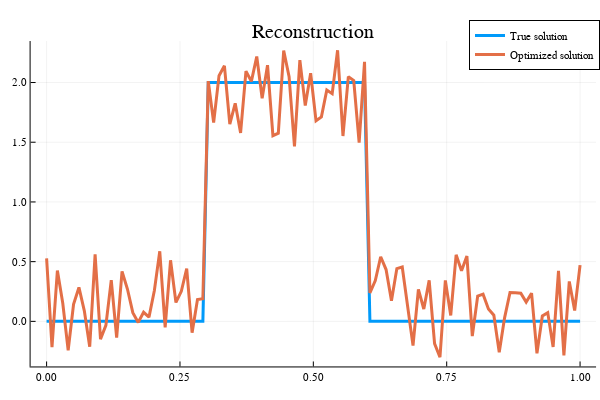

The notebook cell saved with this chart:
### Code cell
#Initialisation
x = ones(n,1);
xbest=x;
i = 0;
fbest =1000000; # $f_{best}^0$
histo_subgradient_simple =[];# Suite des itérés f_{best}^k

lambda=1e-2;

pas=1;
itermax_subgradient_simple=100;

xp=x;
while i < itermax_subgradient_simple
    i = i + 1;
    # Insérer votre code
    gk = subgradf(x,y,H,W,lambda) 
    
    if pas == 1
        xp -= 1e-2*gk
    elseif pas == 2
        xp -= 1/(100i) * gk
    elseif pas == 3
        xp -= 1/(norm(gk)*sqrt(i)) * gk
    end
    
    if evalf(xp,y,H,W,lambda) < fbest
        fbest = evalf(xp,y,H,W,lambda)
        xbest = xp
    end
    # Fin insérer code
    
    # Stockage
    append!( histo_subgradient_simple, fbest)
end
#histo
#Affichage des courbes de convergence
plotly();

iter_subgradient_simple=1:itermax_subgradient_simple;
x=[xt,xbest];

p13 = plot(iter_subgradient_simple,histo_subgradient_simple,title="Convergence curve",label=["f"],lw=3,ann=[(55,60,"Sous-gradient simple")])
p14 = plot(px,x,title="Reconstruction",label=["True solution" "Optimized solution"],lw=3)

### Figure 1 — Plotly figure (JSON) as saved in the notebook; plotly's stock layout.template omitted (floating-point values rounded to 4 significant figures)
{"data": [{"colorbar": {"title": ""}, "legendgroup": "True solution", "line": {"color": "rgba(0, 154, 250, 1.000)", "dash": "solid", "shape": "linear", "width": 3}, "mode": "lines", "name": "True solution", "showlegend": true, "type": "scatter", "x": [0, 0.0101, 0.0202, 0.0303, 0.0404, 0.05051, 0.06061, 0.07071, 0.08081, 0.09091, 0.101, 0.1111, 0.1212, 0.1313, 0.1414, 0.1515, 0.1616, 0.1717, 0.1818, 0.1919, 0.202, 0.2121, 0.2222, 0.2323, 0.2424, 0.2525, 0.2626, 0.2727, 0.2828, 0.2929, 0.303, 0.3131, 0.3232, 0.3333, 0.3434, 0.3535, 0.3636, 0.3737, 0.3838, 0.3939, 0.404, 0.4141, 0.4242, 0.4343, 0.4444, 0.4545, 0.4646, 0.4747, 0.4848, 0.4949, 0.5051, 0.5152, 0.5253, 0.5354, 0.5455, 0.5556, 0.5657, 0.5758, 0.5859, 0.596, 0.6061, 0.6162, 0.6263, 0.6364, 0.6465, 0.6566, 0.6667, 0.6768, 0.6869, 0.697, 0.7071, 0.7172, 0.7273, 0.7374, 0.7475, 0.7576, 0.7677, 0.7778, 0.7879, 0.798, 0.8081, 0.8182, 0.8283, 0.8384, 0.8485, 0.8586, 0.8687, 0.8788, 0.8889, 0.899, 0.9091, 0.9192, 0.9293, 0.9394, 0.9495, 0.9596, 0.9697, 0.9798, 0.9899, 1], "xaxis": "x1", "y": [0, 0, 0, 0, 0, 0, 0, 0, 0, 0, 0, 0, 0, 0, 0, 0, 0, 0, 0, 0, 0, 0, 0, 0, 0, 0, 0, 0, 0, 0, 2, 2, 2, 2, 2, 2, 2, 2, 2, 2, 2, 2, 2, 2, 2, 2, 2, 2, 2, 2, 2, 2, 2, 2, 2, 2, 2, 2, 2, 2, 0, 0, 0, 0, 0, 0, 0, 0, 0, 0, 0, 0, 0, 0, 0, 0, 0, 0, 0, 0, 0, 0, 0, 0, 0, 0, 0, 0, 0, 0, 0, 0, 0, 0, 0, 0, 0, 0, 0, 0], "yaxis": "y1", "zmax": null, "zmin": null}, {"colorbar": {"title": ""}, "legendgroup": "Optimized solution", "line": {"color": "rgba(227, 111, 71, 1.000)", "dash": "solid", "shape": "linear", "width": 3}, "mode": "lines", "name": "Optimized solution", "showlegend": true, "type": "scatter", "x": [0, 0.0101, 0.0202, 0.0303, 0.0404, 0.05051, 0.06061, 0.07071, 0.08081, 0.09091, 0.101, 0.1111, 0.1212, 0.1313, 0.1414, 0.1515, 0.1616, 0.1717, 0.1818, 0.1919, 0.202, 0.2121, 0.2222, 0.2323, 0.2424, 0.2525, 0.2626, 0.2727, 0.2828, 0.2929, 0.303, 0.3131, 0.3232, 0.3333, 0.3434, 0.3535, 0.3636, 0.3737, 0.3838, 0.3939, 0.404, 0.4141, 0.4242, 0.4343, 0.4444, 0.4545, 0.4646, 0.4747, 0.4848, 0.4949, 0.5051, 0.5152, 0.5253, 0.5354, 0.5455, 0.5556, 0.5657, 0.5758, 0.5859, 0.596, 0.6061, 0.6162, 0.6263, 0.6364, 0.6465, 0.6566, 0.6667, 0.6768, 0.6869, 0.697, 0.7071, 0.7172, 0.7273, 0.7374, 0.7475, 0.7576, 0.7677, 0.7778, 0.7879, 0.798, 0.8081, 0.8182, 0.8283, 0.8384, 0.8485, 0.8586, 0.8687, 0.8788, 0.8889, 0.899, 0.9091, 0.9192, 0.9293, 0.9394, 0.9495, 0.9596, 0.9697, 0.9798, 0.9899, 1], "xaxis": "x1", "y": [0.527, -0.2165, 0.4261, 0.1514, -0.2419, 0.1429, 0.2841, 0.0883, -0.2123, 0.5604, -0.1489, -0.03344, 0.3455, -0.1365, 0.418, 0.2707, 0.07304, -0.008802, 0.07622, 0.03548, 0.2586, 0.5872, -0.05002, 0.5113, 0.1583, 0.2512, 0.4425, -0.09518, 0.183, 0.1905, 2.012, 1.664, 2.057, 2.14, 1.651, 1.826, 1.578, 2.095, 2.01, 2.218, 1.869, 2.145, 1.555, 1.575, 2.268, 2.049, 1.464, 2.187, 1.807, 2.078, 1.679, 1.712, 1.937, 1.907, 2.27, 1.552, 2.049, 2.016, 1.496, 2.173, 0.2376, 0.3411, 0.5412, 0.4339, 0.1717, 0.442, 0.4555, 0.131, -0.2029, 0.2675, 0.1036, 0.3432, -0.1862, -0.3005, 0.343, 0.04968, 0.5573, 0.424, 0.5471, -0.1232, 0.2119, 0.2277, 0.1043, 0.05138, -0.2587, 0.03118, 0.2421, 0.24, 0.2358, 0.1615, 0.2358, -0.2678, 0.04555, 0.07332, -0.2138, 0.4226, -0.2851, 0.3339, 0.09083, 0.4707], "yaxis": "y1", "zmax": null, "zmin": null}], "layout": {"annotations": [{"font": {"color": "rgba(0, 0, 0, 1.000)", "family": "sans-serif", "size": 20}, "rotation": 0, "showarrow": false, "text": "Reconstruction", "x": 0.5222, "xanchor": "center", "xref": "paper", "y": 1, "yanchor": "top", "yref": "paper"}], "height": 400, "legend": {"bgcolor": "rgba(255, 255, 255, 1.000)", "bordercolor": "rgba(0, 0, 0, 1.000)", "borderwidth": 1, "font": {"color": "rgba(0, 0, 0, 1.000)", "family": "sans-serif", "size": 11}, "tracegroupgap": 0, "traceorder": "normal", "x": 1, "xanchor": "auto", "y": 1, "yanchor": "auto"}, "margin": {"b": 20, "l": 0, "r": 0, "t": 20}, "paper_bgcolor": "rgba(255, 255, 255, 1.000)", "plot_bgcolor": "rgba(255, 255, 255, 1.000)", "showlegend": true, "width": 600, "xaxis": {"anchor": "y1", "domain": [0.05101, 0.9934], "gridcolor": "rgba(0, 0, 0, 0.100)", "gridwidth": 0.5, "linecolor": "rgba(0, 0, 0, 1.000)", "mirror": false, "range": [-0.03, 1.03], "showgrid": true, "showline": true, "showticklabels": true, "tickangle": 0, "tickcolor": "rgb(0, 0, 0)", "tickfont": {"color": "rgba(0, 0, 0, 1.000)", "family": "sans-serif", "size": 11}, "tickmode": "array", "ticks": "inside", "ticktext": ["0.00", "0.25", "0.50", "0.75", "1.00"], "tickvals": [0, 0.25, 0.5, 0.75, 1], "title": "", "titlefont": {"color": "rgba(0, 0, 0, 1.000)", "family": "sans-serif", "size": 15}, "type": "-", "visible": true, "zeroline": false, "zerolinecolor": "rgba(0, 0, 0, 1.000)"}, "yaxis": {"anchor": "x1", "domain": [0.03762, 0.9415], "gridcolor": "rgba(0, 0, 0, 0.100)", "gridwidth": 0.5, "linecolor": "rgba(0, 0, 0, 1.000)", "mirror": false, "range": [-0.3776, 2.347], "showgrid": true, "showline": true, "showticklabels": true, "tickangle": 0, "tickcolor": "rgb(0, 0, 0)", "tickfont": {"color": "rgba(0, 0, 0, 1.000)", "family": "sans-serif", "size": 11}, "tickmode": "array", "ticks": "inside", "ticktext": ["0.0", "0.5", "1.0", "1.5", "2.0"], "tickvals": [0, 0.5, 1, 1.5, 2], "title": "", "titlefont": {"color": "rgba(0, 0, 0, 1.000)", "family": "sans-serif", "size": 15}, "type": "-", "visible": true, "zeroline": false, "zerolinecolor": "rgba(0, 0, 0, 1.000)"}}}
